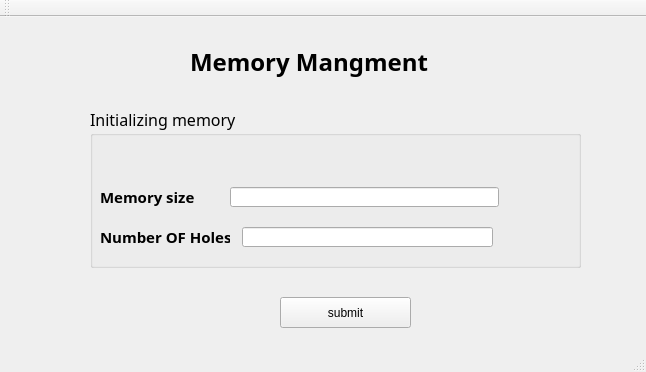
<?xml version="1.0" encoding="UTF-8"?>
<ui version="4.0">
 <class>MainWindow</class>
 <widget class="QMainWindow" name="MainWindow">
  <property name="geometry">
   <rect>
    <x>0</x>
    <y>0</y>
    <width>646</width>
    <height>372</height>
   </rect>
  </property>
  <property name="minimumSize">
   <size>
    <width>592</width>
    <height>348</height>
   </size>
  </property>
  <property name="windowTitle">
   <string>MainWindow</string>
  </property>
  <widget class="QWidget" name="centralWidget">
   <widget class="QPushButton" name="submit">
    <property name="geometry">
     <rect>
      <x>280</x>
      <y>280</y>
      <width>131</width>
      <height>31</height>
     </rect>
    </property>
    <property name="text">
     <string>submit</string>
    </property>
   </widget>
   <widget class="QLabel" name="label">
    <property name="geometry">
     <rect>
      <x>190</x>
      <y>30</y>
      <width>251</width>
      <height>30</height>
     </rect>
    </property>
    <property name="font">
     <font>
      <family>Neue Haas Grotesk Text Pro</family>
      <pointsize>18</pointsize>
      <weight>75</weight>
      <bold>true</bold>
     </font>
    </property>
    <property name="text">
     <string>Memory Mangment</string>
    </property>
   </widget>
   <widget class="QGroupBox" name="groupBox">
    <property name="geometry">
     <rect>
      <x>90</x>
      <y>90</y>
      <width>491</width>
      <height>161</height>
     </rect>
    </property>
    <property name="font">
     <font>
      <family>Neue Haas Grotesk Text Pro Medi</family>
      <pointsize>12</pointsize>
     </font>
    </property>
    <property name="title">
     <string>Initializing memory</string>
    </property>
    <widget class="QLineEdit" name="inputsize">
     <property name="geometry">
      <rect>
       <x>140</x>
       <y>80</y>
       <width>269</width>
       <height>20</height>
      </rect>
     </property>
    </widget>
    <widget class="QLabel" name="memorysize">
     <property name="geometry">
      <rect>
       <x>10</x>
       <y>80</y>
       <width>111</width>
       <height>20</height>
      </rect>
     </property>
     <property name="font">
      <font>
       <pointsize>11</pointsize>
       <weight>75</weight>
       <bold>true</bold>
      </font>
     </property>
     <property name="text">
      <string>Memory size</string>
     </property>
    </widget>
    <widget class="QLineEdit" name="number">
     <property name="geometry">
      <rect>
       <x>152</x>
       <y>120</y>
       <width>251</width>
       <height>20</height>
      </rect>
     </property>
    </widget>
    <widget class="QLabel" name="numberofholes">
     <property name="geometry">
      <rect>
       <x>10</x>
       <y>120</y>
       <width>130</width>
       <height>20</height>
      </rect>
     </property>
     <property name="font">
      <font>
       <pointsize>11</pointsize>
       <weight>75</weight>
       <bold>true</bold>
      </font>
     </property>
     <property name="text">
      <string>Number OF Holes</string>
     </property>
    </widget>
   </widget>
  </widget>
  <widget class="QMenuBar" name="menuBar">
   <property name="geometry">
    <rect>
     <x>0</x>
     <y>0</y>
     <width>646</width>
     <height>21</height>
    </rect>
   </property>
  </widget>
  <widget class="QToolBar" name="mainToolBar">
   <attribute name="toolBarArea">
    <enum>TopToolBarArea</enum>
   </attribute>
   <attribute name="toolBarBreak">
    <bool>false</bool>
   </attribute>
  </widget>
  <widget class="QStatusBar" name="statusBar"/>
 </widget>
 <layoutdefault spacing="6" margin="11"/>
 <resources/>
 <connections/>
</ui>
